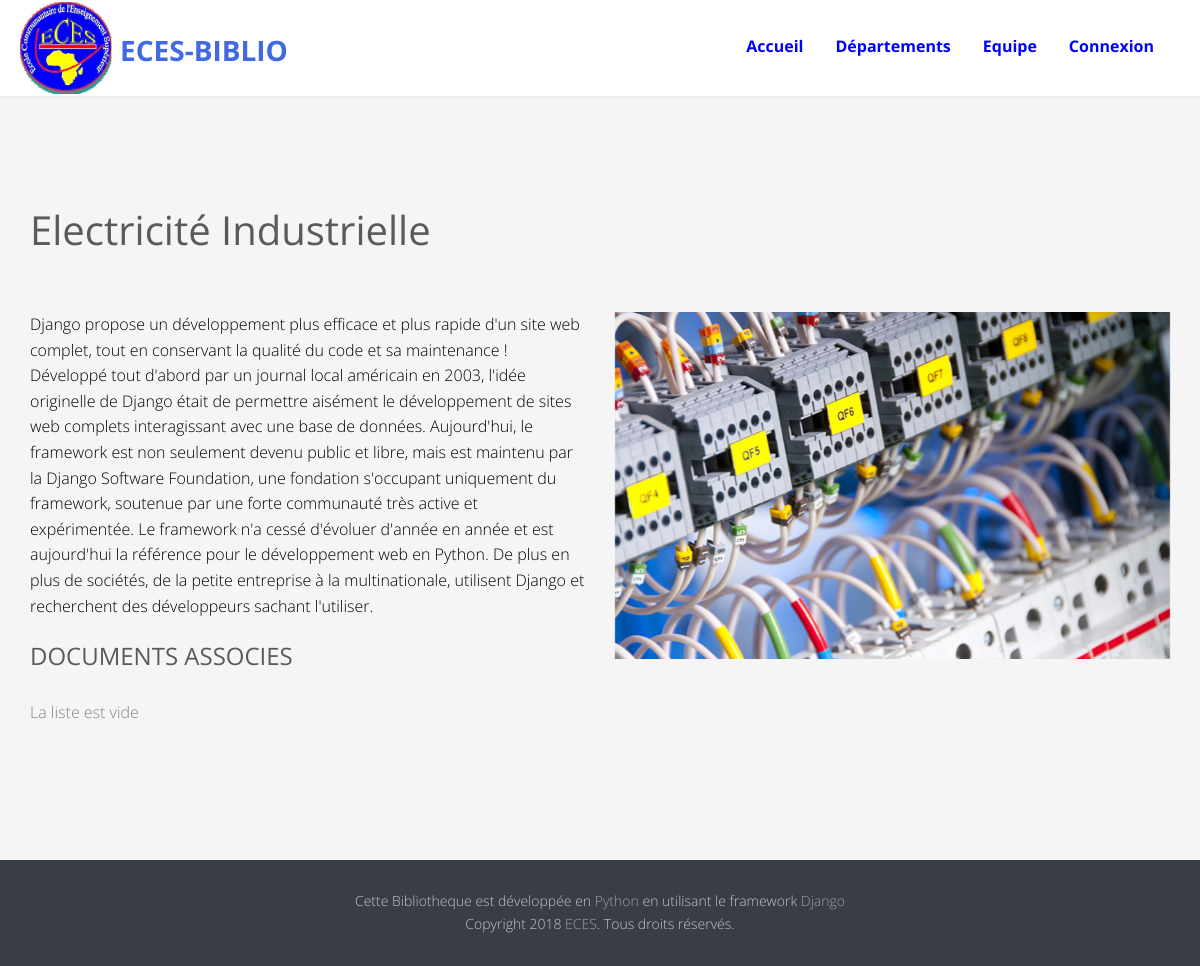
The app's page /filieres/9/ with its own data.
### eces/models.py (models this page shows, shortened)
class Filiere(models.Model):
  image=models.FileField(upload_to="Repertoire_Images", default='Repertoire_Images/filieredefaut1.jpg')
  libelle=models.CharField(max_length=255, unique=True ,help_text='veuillez indiquer une filiere')
  description=models.TextField()
  departement=models.ForeignKey(Departement, on_delete=models.CASCADE)
  class Meta:
    ordering =('libelle',)

### eces/views.py (the view)
# urls.py: path('filieres/<int:pk>/', views.FiliereDetailView.as_view(), name='filiere_detail'),
class FiliereDetailView(DetailView):
	template_name='filieres_detail.html'
	model=models.Filiere

### templates/filieres_detail.html (shortened to what this page needs)
{% extends 'index.html' %}
{%  block header %}
{{ block.super }}
{%  endblock header%}
 {% block departement %}
 <div id="fh5co-tours" class="fh5co-section-gray">
    <div class="container">
        <div class="row">
            <div class="col-md-12 animate-box">
                 <h2 class="heading-title">{{ filiere.libelle }}</h2>
            </div>
			<div class="col-md-6 animate-box">
				<p style="color: black">{{ filiere.description }}</p>
		<div class="blog-text">
			<div class="prod-title">
				<h3>DOCUMENTS ASSOCIES</h3>
					{% for document in filiere.document_set.all %}
						<p><a href="{% url 'document_detail' document.pk %}">{{ document.titre }}</a></p>
					{% empty %}
						<p>La liste est vide</p>
					{% endfor %}
		    </div>
		</div>
			</div>
			<div class="col-md-6 animate-box">
				<img class="img-responsive" src="{{filiere.image.url}}" alt="travel">
			</div>
		</div>
     </div>
</div>
 {% endblock departement %}

### eces/static/eces/css/style.css (style rules this page uses)
body { font-family: "Open Sans", Arial, sans-serif; line-height: 1.6; font-size: 16px; background: #fff; color: #848484; font-weight: 300; overflow-x: hidden; }
p, ul, ol { margin-bottom: 1.5em; font-size: 16px; color: #848484; font-family: "Open Sans", Arial, sans-serif; }
h1, h2, h3, h4, h5, h6 { color: #5a5a5a; font-family: "Open Sans", Arial, sans-serif; font-weight: 400; margin: 0 0 30px 0; }
#fh5co-work-section, #fh5co-car, #fh5co-blog-section, #fh5co-features, #fh5co-tours, #fh5co-testimonial, .fh5co-content-section { padding: 7em 0; }
.fh5co-section-gray { background: rgba(0, 0, 0, 0.04); }
.heading-title { font-size: 40px; margin-bottom: 1.5em; }
.js .animate-box { opacity: 0; }

### records on screen
Filiere: libelle "Electricité Industrielle", description "Django propose un développement plus efficace et plus rapide d'un site web complet, tout en conservant la qualité du code et sa maintenance ! Développé tout d'abord par un journal local américain en 2003, l'idée originelle de Django était de permettre aisément le développement de sites web complets interagissant avec une base de données. Aujourd'hui, le framework est non seulement devenu public et libre, mais est maintenu par la Django Software Foundation, une fondation s'occupant uniquement du framework, soutenue par une forte communauté très active et expérimentée. Le framework n'a cessé d'évoluer d'année en année et est aujourd'hui la référence pour le développement web en Python. De…", image (picture)
